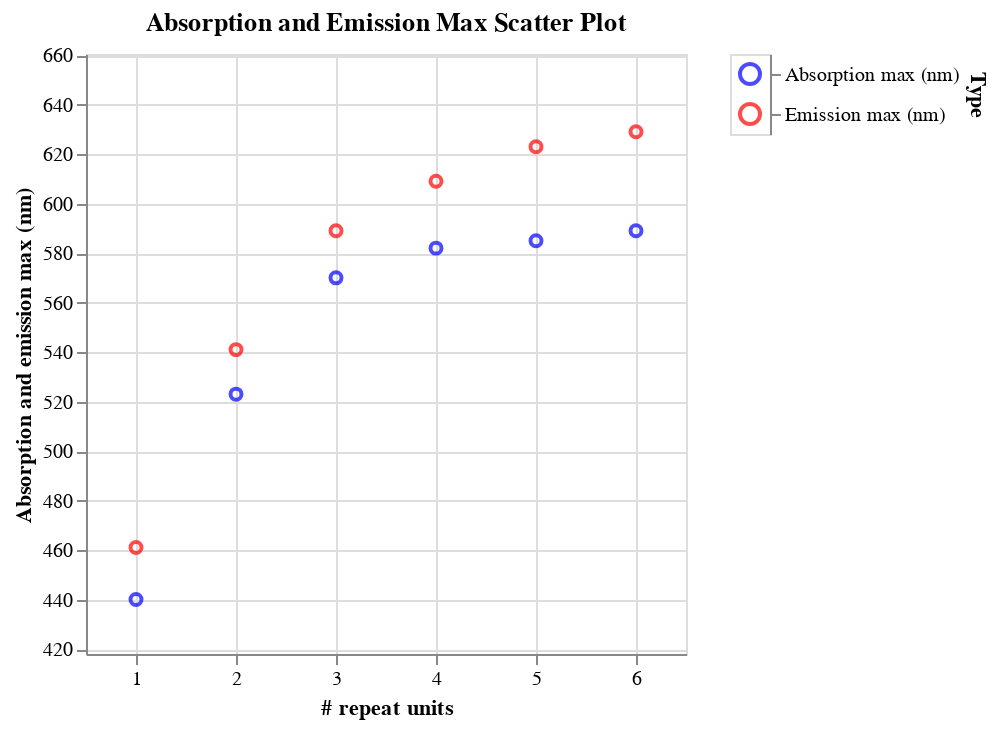

Notebook code for this chart:
### Markdown cell above
Now we can plot the data. Let's start with the wavelength units in the source dataset, namely nanometers (nm). We'll make a scatter plot for the absorption series, then one for the emission series, and layer them on top of each other. For the legend, we'll make a separate "plot" and concatenate it horizontally with the main plot.

### Code cell
# First scatter plot for "Absorption max (nm)"
scatter_absorption = alt.Chart(df_matches).mark_point().encode(
    x='repeat_unit_match_count',
    y='Absorption max (nm)',
    color=alt.value(absorption_color),
    tooltip=['repeat_unit_match_count', 'Absorption max (nm)']
).properties(
    title="Absorption max"
)

# Second scatter plot for "Emission max (nm)"
scatter_emission = alt.Chart(df_matches).mark_point().encode(
    x='repeat_unit_match_count',
    y='Emission max (nm)',
    color=alt.value(emission_color),
    tooltip=['repeat_unit_match_count', 'Emission max (nm)']
).properties(
    title="Emission max"
)

# Create a manual legend using Polars
legend_data = pl.DataFrame({
    'Type': ['Absorption max (nm)', 'Emission max (nm)'],
    'Color': [absorption_color, emission_color]
})
legend = alt.Chart(legend_data).mark_point(size=100).encode(
    y=alt.Y('Type:N', axis=alt.Axis(orient='right')),
    color=alt.Color('Color:N', scale=None)
)

# Combine the scatter plot and legend
scatter_combined = alt.layer(
    scatter_absorption, scatter_emission
).properties(
    title='Absorption and Emission Max Scatter Plot'
).encode(
    y=alt.Y('Absorption max (nm)', scale=alt.Scale(domain=[y_min, y_max]), title="Absorption and emission max (nm)"),
    x=alt.X('repeat_unit_match_count', scale=alt.Scale(domain=[0.5, max_x_value]), title="# repeat units")
).interactive()

# Display the chart with the legend
layered_chart = alt.hconcat(scatter_combined, legend)

layered_chart.show()

### Figure 1 — Vega specification as saved in the notebook (floating-point values rounded to 4 significant figures)
{"$schema": "https://vega.github.io/schema/vega/v5.json", "data": [{"name": "param_2_store"}, {"name": "source_0"}, {"name": "source_1", "values": [{"Color": "blue", "Type": "Absorption max (nm)"}, {"Color": "red", "Type": "Emission max (nm)"}]}, {"name": "data_0", "values": [{"Absorption max (nm)": 440.0, "repeat_unit_match_count": 1}, {"Absorption max (nm)": 523.0, "repeat_unit_match_count": 2}, {"Absorption max (nm)": 570.0, "repeat_unit_match_count": 3}, {"Absorption max (nm)": 582.0, "repeat_unit_match_count": 4}, {"Absorption max (nm)": 585.0, "repeat_unit_match_count": 5}, {"Absorption max (nm)": 589.0, "repeat_unit_match_count": 6}]}, {"name": "data_1", "values": [{"Emission max (nm)": 461.0, "repeat_unit_match_count": 1}, {"Emission max (nm)": 541.0, "repeat_unit_match_count": 2}, {"Emission max (nm)": 589.0, "repeat_unit_match_count": 3}, {"Emission max (nm)": 609.0, "repeat_unit_match_count": 4}, {"Emission max (nm)": 623.0, "repeat_unit_match_count": 5}, {"Emission max (nm)": 629.0, "repeat_unit_match_count": 6}]}, {"name": "source_1_concat_1_y_domain_Type", "values": [{"Type": "Absorption max (nm)"}, {"Type": "Emission max (nm)"}]}], "signals": [{"name": "concat_0_width", "value": 300}, {"name": "concat_0_height", "value": 300}, {"name": "concat_1_width", "value": 20}, {"name": "concat_1_y_step", "value": 20}, {"name": "concat_1_height", "update": "bandspace(domain('concat_1_y').length, 1, 0.5) * concat_1_y_step"}, {"name": "unit", "value": {}, "on": [{"events": "pointermove", "update": "isTuple(group()) ? group() : unit"}]}, {"name": "param_2", "update": "{\"repeat_unit_match_count\": param_2_repeat_unit_match_count, \"Absorption max (nm)\": param_2_Absorption_max__nm_}"}, {"name": "param_2_repeat_unit_match_count"}, {"name": "param_2_Absorption_max__nm_"}], "marks": [{"type": "group", "name": "concat_0_group", "encode": {"update": {"width": {"signal": "concat_0_width"}, "height": {"signal": "concat_0_height"}}}, "signals": [{"name": "param_2_repeat_unit_match_count", "on": [{"events": [{"source": "view", "type": "dblclick"}], "update": "null"}, {"events": {"signal": "param_2_translate_delta"}, "update": "panLinear(param_2_translate_anchor.extent_x, -param_2_translate_delta.x / concat_0_width)"}, {"events": {"signal": "param_2_zoom_delta"}, "update": "zoomLinear(domain(\"concat_0_x\"), param_2_zoom_anchor.x, param_2_zoom_delta)"}], "push": "outer"}, {"name": "param_2_Absorption_max__nm_", "on": [{"events": [{"source": "view", "type": "dblclick"}], "update": "null"}, {"events": {"signal": "param_2_translate_delta"}, "update": "panLinear(param_2_translate_anchor.extent_y, param_2_translate_delta.y / concat_0_height)"}, {"events": {"signal": "param_2_zoom_delta"}, "update": "zoomLinear(domain(\"concat_0_y\"), param_2_zoom_anchor.y, param_2_zoom_delta)"}], "push": "outer"}, {"name": "param_2_tuple", "on": [{"events": [{"signal": "param_2_repeat_unit_match_count || param_2_Absorption_max__nm_"}], "update": "param_2_repeat_unit_match_count && param_2_Absorption_max__nm_ ? {unit: \"view_1\", fields: param_2_tuple_fields, values: [param_2_repeat_unit_match_count,param_2_Absorption_max__nm_]} : null"}]}, {"name": "param_2_tuple_fields", "value": [{"field": "repeat_unit_match_count", "channel": "x", "type": "R"}, {"field": "Absorption max (nm)", "channel": "y", "type": "R"}]}, {"name": "param_2_translate_anchor", "value": {}, "on": [{"events": [{"source": "scope", "type": "pointerdown"}], "update": "{x: x(unit), y: y(unit), extent_x: domain(\"concat_0_x\"), extent_y: domain(\"concat_0_y\")}"}]}, {"name": "param_2_translate_delta", "value": {}, "on": [{"events": [{"source": "window", "between": [{"source": "scope", "type": "pointerdown"}, {"source": "window", "type": "pointerup"}], "type": "pointermove", "consume": true}], "update": "{x: param_2_translate_anchor.x - x(unit), y: param_2_translate_anchor.y - y(unit)}"}]}, {"name": "param_2_zoom_anchor", "on": [{"events": [{"source": "scope", "consume": true, "type": "wheel"}], "update": "{x: invert(\"concat_0_x\", x(unit)), y: invert(\"concat_0_y\", y(unit))}"}]}, {"name": "param_2_zoom_delta", "on": [{"events": [{"source": "scope", "type": "wheel", "consume": true}], "update": "pow(1.001, event.deltaY * pow(16, event.deltaMode))", "force": true}]}, {"name": "param_2_modify", "on": [{"events": {"signal": "param_2_tuple"}, "update": "modify(\"param_2_store\", param_2_tuple, true)"}]}], "marks": [{"type": "symbol", "name": "view_1_marks", "from": {"data": "data_0"}, "encode": {"update": {"tooltip": {"signal": "{\"repeat_unit_match_count\": format(datum[\"repeat_unit_match_count\"], \"\"), \"Absorption max (nm)\": format(datum[\"Absorption max (nm)\"], \"\")}"}, "fill": {"value": "transparent"}, "y": {"field": "Absorption max (nm)", "scale": "concat_0_y"}, "stroke": {"value": "blue"}, "opacity": {"value": 0.7}, "x": {"field": "repeat_unit_match_count", "scale": "concat_0_x"}}}, "clip": true, "style": ["point"], "interactive": true}, {"type": "symbol", "name": "concat_0_layer_1_marks", "from": {"data": "data_1"}, "encode": {"update": {"fill": {"value": "transparent"}, "x": {"field": "repeat_unit_match_count", "scale": "concat_0_x"}, "tooltip": {"signal": "{\"repeat_unit_match_count\": format(datum[\"repeat_unit_match_count\"], \"\"), \"Emission max (nm)\": format(datum[\"Emission max (nm)\"], \"\")}"}, "y": {"field": "Emission max (nm)", "scale": "concat_0_y"}, "opacity": {"value": 0.7}, "stroke": {"value": "red"}}}, "style": ["point"], "clip": true, "interactive": true}], "axes": [{"scale": "concat_0_x", "orient": "bottom", "grid": true, "maxExtent": 0, "domain": false, "minExtent": 0, "gridScale": "concat_0_y", "tickCount": {"signal": "ceil(concat_0_width/40)"}, "ticks": false, "zindex": 0, "aria": false, "labels": false}, {"scale": "concat_0_y", "gridScale": "concat_0_x", "orient": "left", "maxExtent": 0, "ticks": false, "domain": false, "tickCount": {"signal": "ceil(concat_0_height/40)"}, "minExtent": 0, "zindex": 0, "aria": false, "grid": true, "labels": false}, {"scale": "concat_0_x", "orient": "bottom", "title": "# repeat units", "grid": false, "labelFlush": true, "tickCount": {"signal": "ceil(concat_0_width/40)"}, "labelOverlap": true, "zindex": 0}, {"scale": "concat_0_y", "grid": false, "title": "Absorption and emission max (nm)", "orient": "left", "zindex": 0, "labelOverlap": true, "tickCount": {"signal": "ceil(concat_0_height/40)"}}], "title": {"text": "Absorption and Emission Max Scatter Plot", "frame": "group"}, "style": "cell"}, {"type": "group", "name": "concat_1_group", "encode": {"update": {"height": {"signal": "concat_1_height"}, "width": {"signal": "concat_1_width"}}}, "signals": [{"name": "width", "update": "concat_1_width"}], "marks": [{"type": "symbol", "name": "concat_1_marks", "from": {"data": "source_1"}, "encode": {"update": {"fill": {"value": "transparent"}, "stroke": {"field": "Color"}, "opacity": {"value": 0.7}, "size": {"value": 100}, "y": {"field": "Type", "scale": "concat_1_y"}, "x": {"signal": "concat_1_width", "mult": 0.5}}}, "style": ["point"], "interactive": false}], "axes": [{"scale": "concat_1_y", "zindex": 0, "title": "Type", "grid": false, "orient": "right"}], "style": "cell"}], "scales": [{"name": "concat_0_x", "type": "linear", "domain": [0.5, 6.5], "range": [0, {"signal": "concat_0_width"}], "domainRaw": {"signal": "param_2[\"repeat_unit_match_count\"]"}, "zero": false}, {"name": "concat_0_y", "type": "linear", "domain": [418, 660.5], "range": [{"signal": "concat_0_height"}, 0], "zero": false, "domainRaw": {"signal": "param_2[\"Absorption max (nm)\"]"}}, {"name": "concat_1_y", "type": "point", "domain": {"data": "source_1_concat_1_y_domain_Type", "field": "Type", "sort": true}, "range": {"step": {"signal": "concat_1_y_step"}}, "padding": 0.5}], "padding": 5, "background": "white", "layout": {"padding": 20, "bounds": "full", "align": "each"}}
